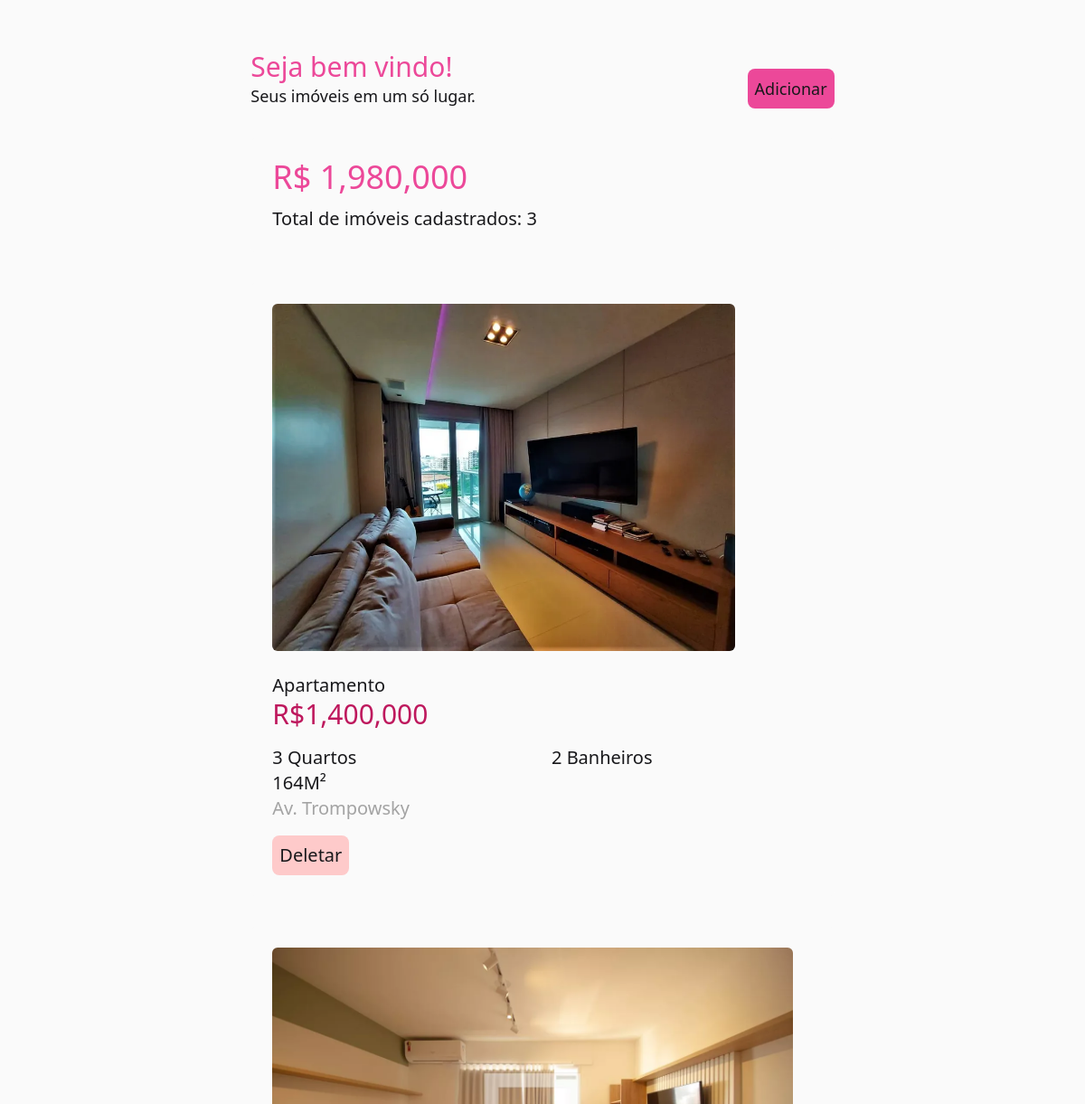
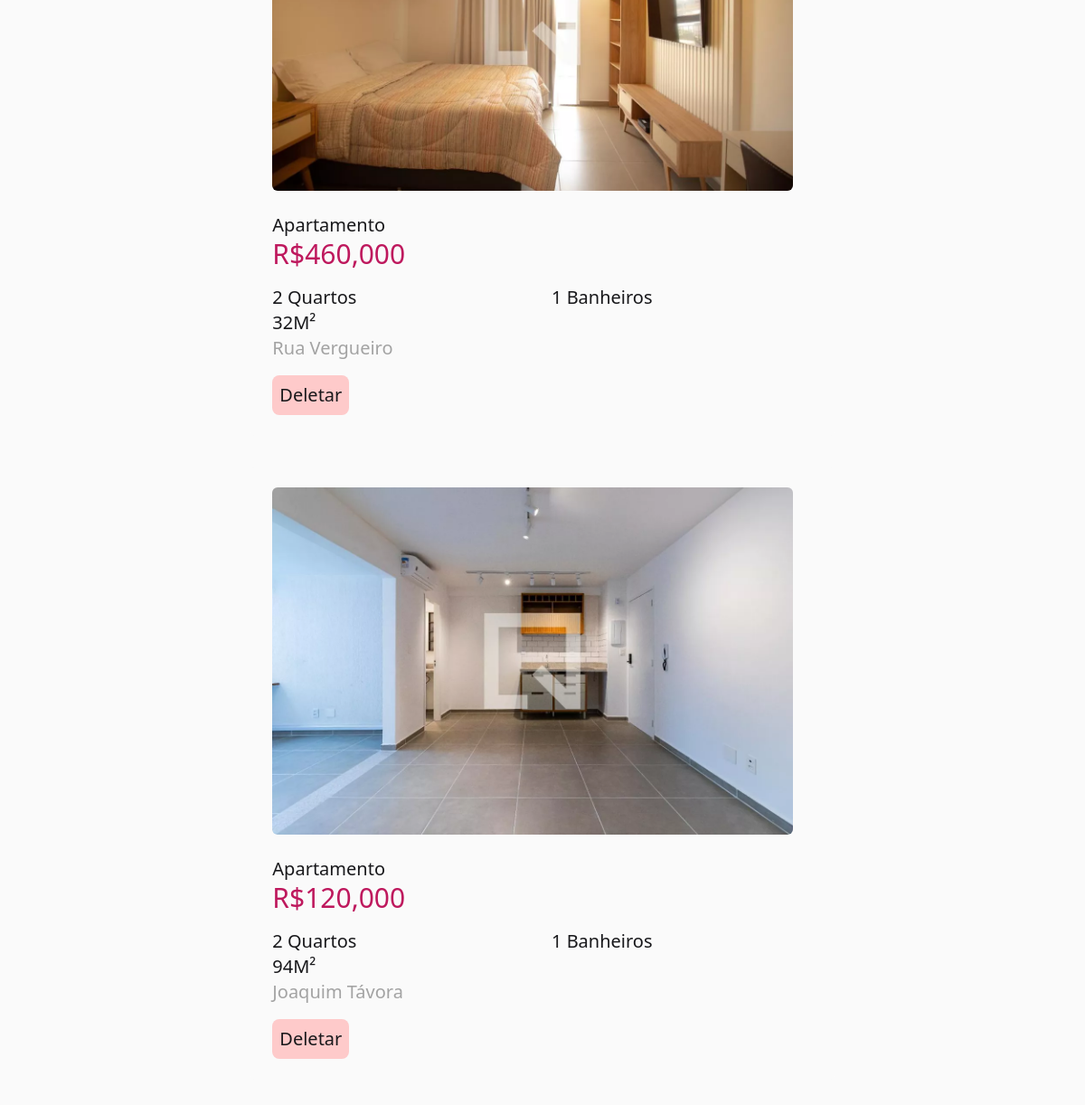
The page / on the database its author committed (2 pictures, top to bottom).
### app.py (models this page shows, shortened)
class Estate(db.Model):
    ownerId = db.Column(db.Integer)
    id = db.Column(db.Integer, primary_key=True)
    address = db.Column(db.String(100), nullable=False)
    price = db.Column(db.Integer, nullable=False)
    bedrooms = db.Column(db.Integer, nullable=False)
    bathrooms = db.Column(db.Integer, nullable=False)
    area = db.Column(db.Integer, nullable=False)
    type = db.Column(db.String(100), nullable=False)
    img_url = db.Column(db.String(100), nullable=True)

### app.py (the view)
@app.route("/", methods=["GET"])
def index():
    estates = Estate.query.all()
    totalValor = 0
    countImoveis = 0
    for estate in estates:
        if type(estate.price) == str:
            estate.price = int(estate.price.replace(".", "").replace(",", ""))
        totalValor += estate.price
        countImoveis += 1
    for estate in estates:
        estate.price = "{:,}".format(estate.price)
    totalValor = "{:,}".format(totalValor)
    return render_template(
        "index.html", estates=estates, total=totalValor, nImoveis=countImoveis
    )

### templates/index.html (shortened to what this page needs)
{% extends 'base.html'%}
{% block body %}
<div class="flex flex-col items-center">
  <div class="w-11/12 m-6 text-lg">
    <div class="flex justify-between w-full mt-4 mb-4">
      <div>
        <h1 class="mt-4 text-3xl text-pink-500">Seja bem vindo!</h1>
        <p>Seus imóveis em um só lugar.</p>
      </div>
      <div class="flex items-end">
        <a href="add" class="p-2 bg-pink-500 rounded-lg">Adicionar</a>
      </div>
    </div>
    <div id="content" class="flex flex-col items-center">
      <div class="w-full p-6 m-4 text-xl rounded-lg md:max-w-6xl bg-neutral-50">
        <h2 class="mb-3 text-4xl text-pink-500">R$ {{total}}</h2>
        <p>Total de imóveis cadastrados: {{ nImoveis }}</p>
      </div>
      {% for estate in estates %}
      <div class="flex flex-col justify-center w-full p-6 m-4 text-xl rounded-lg md:max-w-2xl lg:max-w-4xl xl:max-w-6xl bg-neutral-50">
        <div class="flex items-center justify-center max-w-full mb-6 md:max-w-full lg:justify-start">
          {% if estate.img_url %}
          <img class="object-cover rounded-md estate-img max-h-96" src="{{ url_for('static', filename='images/' + estate.img_url) }}" alt="Estate Image">
          {% else %}
          <p>No Image Available</p>
          {% endif %}
        </div>
        <div>
          <p>{{estate.type}}</p>
          <h2 class="mb-3 text-3xl text-pink-700 text-">R${{ estate.price }}</h2>
        <div class="mt-4 columns-2 md:justify-between">
          <p>{{estate.bedrooms}} Quartos</p>
          <p>{{estate.area}}M²</p>
          <p>{{estate.bathrooms}} Banheiros</p>
        </div>
        <p class="text-neutral-400">{{estate.address}}</p>
        </div>
        <div>
          <form action="/delete/{{ estate.id }}" method="post">
            <button class="p-2 mt-4 bg-red-200 rounded-lg" type="submit">
              Deletar
            </button>
          </form>
        </div>
      </div>
      {% endfor %}
    </div>
  </div>
</div>
{% endblock %}

### templates/base.html (shortened to what this page needs)
<!DOCTYPE html>
<html lang="en" class="h-full">
  <head>
    <link rel="stylesheet" href="/static/dist/css/output.css" />
  </head>
  <body class="flex items-center justify-center w-full bg-neutral-50 text-zinc-900">
    {% block body %}{%endblock%}
  </body>
</html>

### rows shown on the page
Estate: img_url (picture), type "Apartamento", price "1,400,000", bedrooms "3", area "164", bathrooms "2", address "Av. Trompowsky"
Estate: img_url (picture), type "Apartamento", price "460,000", bedrooms "2", area "32", bathrooms "1", address "Rua Vergueiro"
Estate: img_url (picture), type "Apartamento", price "120,000", bedrooms "2", area "94", bathrooms "1", address "Joaquim Távora"

### other values the page prints
{{ total }} "1,980,000"
{{ nImoveis }} "3"
